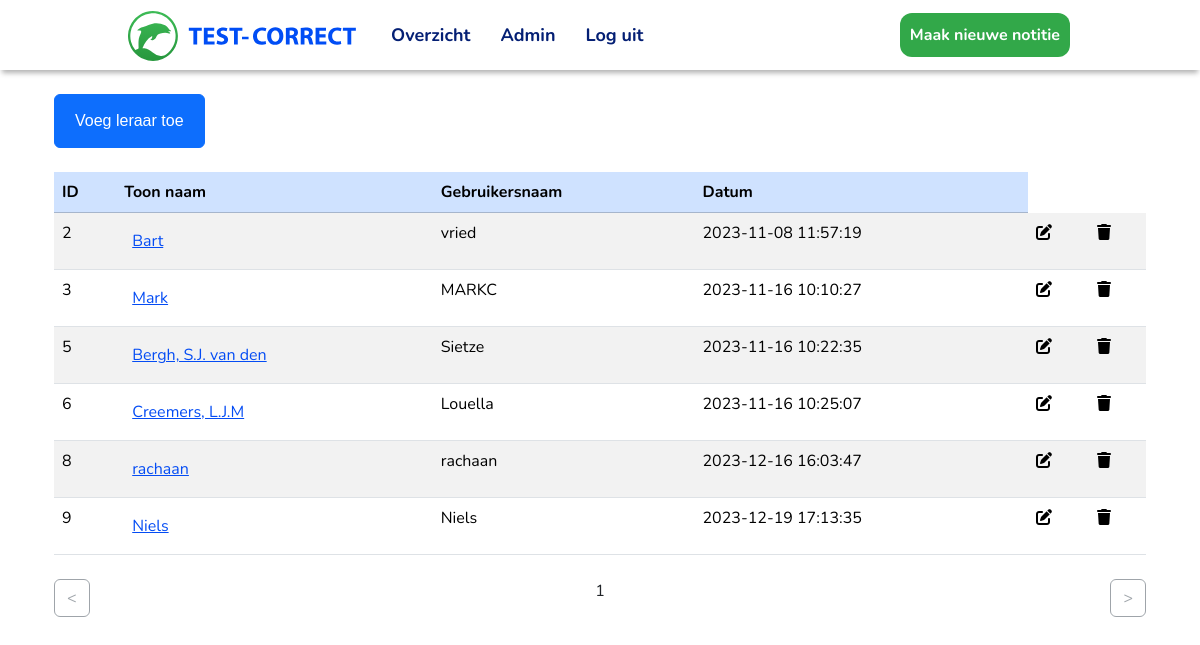
The app's page /adminpanel (signed in) with its own data.
### tables this page shows
CREATE TABLE teachers (
            teacher_id INTEGER PRIMARY KEY AUTOINCREMENT,
            display_name TEXT NOT NULL,
            username TEXT NOT NULL,
            teacher_password TEXT NOT NULL,
            date_created DATETIME DEFAULT CURRENT_TIMESTAMP,
            is_admin INTEGER NOT NULL DEFAULT 0);

### app.py (the view, shortened to what this page needs)
@application.route("/adminpanel", methods=["GET", "POST"])
@login_required
@admin_required
def admin_panel():
    page_length = 20
    data_teachers = []
    data_teachers_per_page = []
    non_user_notes = MODEL.get_teacher_data(g.user["teacher_id"])
    for row in non_user_notes:
        data_teachers.append(row)
    total_teachers = len(data_teachers)
    if (total_teachers % page_length) == 0:
        total_pages = total_teachers // page_length
    else:
        total_pages = (total_teachers // page_length) + (
            (total_teachers % page_length) > False
        )
    page = current_page(default_admin_page, total_pages)
    last_teacher_per_page = page_length * page["current_page"]
    first_teacher_per_page = last_teacher_per_page - page_length
    for row in range(first_teacher_per_page, last_teacher_per_page):
        try:
            data_teachers_per_page.append(data_teachers[row])
        except IndexError:
            break
    return render_template(
        "auth/adminoverview.html",
        data_notes=data_teachers_per_page,
        page=page["current_page"],
        total_pages=total_pages,
    )

### app.py (called while the page is built)
def login_required(view):
    @functools.wraps(view)
    def wrapped_view(**kwargs):
        if g.user is None:
            return redirect("/login")
        return view(**kwargs)
    return wrapped_view

def admin_required(view):
    @functools.wraps(view)
    def wrapped_view(**kwargs):
        if g.user["is_admin"] == 0:
            return redirect("/")
        return view(**kwargs)
    return wrapped_view

@application.before_request
def load_logged_in_user():
    user_id = session.get("user_id")
    if user_id is None:
        g.user = None
    else:
        g.user = MODEL.get_current_user_data(user_id)

def current_page(default_page, total_pages):
    if default_page["current_page"] < 1:
        default_page["current_page"] = 1
    if default_page["current_page"] > total_pages:
        default_page["current_page"] = total_pages
    return default_page

### lib/MVC.py (called while the page is built)
    def __get_connection(self):
        connection = sqlite3.connect(self.dbpath)
        return connection

    def __get_cursor(self):
        connection = self.__get_connection()
        cursor = connection.cursor()
        cursor.row_factory = sqlite3.Row
        return cursor

    def get_current_user_data(self, user_id):
        cursor = self.__get_cursor()
        cursor.execute("""SELECT
                        teachers.teacher_id,
                        teachers.display_name,
                        teachers.username,
                        teachers.is_admin
                       FROM teachers
                       WHERE teacher_id = ?""",
                       (user_id,))
        return cursor.fetchone()

    def get_teacher_data(self, user_id):
        cursor = self.__get_cursor()
        cursor.execute(
            """
            SELECT  teachers.teacher_id,
                    teachers.display_name,
                    teachers.username,
                    teachers.date_created
            FROM teachers
            WHERE teacher_id <> ?""",
            (user_id,),
        )
        return cursor.fetchall()

### templates/auth/adminoverview.html (shortened to what this page needs)
{% extends "base.html" %}
{% block head %}
  {{ super() }}
{% endblock %}
{% block content %}
<div class="container mt-4">
    <div class="container mt-4">
        <button class="btn btn-primary">
            <a class="link-btn-primary" href="/register">Voeg leraar toe</a>
        </button>
    </div>
    <div class="container mt-4">
        <table id="notesdisplay" class="table table-striped">
        <table id="notesdisplay" class="table table-striped table-hover">
            <thead>
            <tr>
                <td class="table-primary"><strong>ID</strong></td>
                <td class="table-primary"><strong>Toon naam</strong></td>
                <td class="table-primary"><strong>Gebruikersnaam</strong></td>
                <td class="table-primary"><strong>Datum</strong></td>
            </tr>
            </thead>
            {% for data_note in data_notes %}
            <tr id="tablerow">
                <td>{{ data_note.teacher_id }}</td>
                <td><a style="color: #044cf4; text-decoration: underline;" href="/viewteacher/{{ data_note.teacher_id }}">{{ data_note.display_name }}</a></td>
                <td>{{ data_note.username }}</td>
                <td>{{ data_note.date_created }}</td>
                <td>
                    <button onclick="location.href='/viewteacher/{{data_note.teacher_id}}'" type="Submit"><i class="fa-solid fa-pen-to-square"></i></button>
                </td>
                <td>
                    <form action="{{ url_for('deleteteacher', teacher_id=data_note.teacher_id) }}" method="POST" onsubmit="return confirmDelete();">
                        <button type="submit" value="Verwijder">
                            <i class="fa-solid fa-trash"></i>
                        </button>
                    </form>
                </td>
            </tr>
            {% else %}
                    <h3>Geen leraren gevonden</h3>
            {% endfor %}
        </table>
    </div>
    {% if total_pages != 0%}
    <div class="container mt-4 text-center">
        <form method="post" class="notes_page_nav">
            {% if (page == 1) and (total_pages <= 1) %}
            <div class="row">
                <div class="col-auto me-auto">
                    <button class="btn btn-outline-secondary" name="back" type="submit" value="-1" disabled> < </button>
                </div>
                <div class="col">
                    <p style="font-family: Nunito, sans-serif">{{ page }}</p>
                </div>
                <div class="col-auto">
                    <button class="btn btn-outline-secondary" name="forward" type="submit" value="+1" disabled> > </button>
                </div>
            </div>
            {% endif %}
        </form>
    </div>
    {% endif %}
</div>
{% endblock %}

### templates/base.html (shortened to what this page needs)
<!doctype html>
<html>
  <head>
    {% block head %}
    <link href="https://cdn.jsdelivr.net/npm/bootstrap@5.3.2/dist/css/bootstrap.min.css" rel="stylesheet">
    <link rel="stylesheet" type="text/css" href="{{ url_for('static',filename='styles/test.css') }}">
    <link rel="stylesheet" href="https://cdnjs.cloudflare.com/ajax/libs/font-awesome/4.7.0/css/font-awesome.min.css">
    {% endblock %}
  </head>
  <body>
    {% include 'menu.html' %}
    <div id="content">{% block content %}{% endblock %}</div>
  </body>
</html>

### templates/menu.html
<nav class="navbar navbar-expand-lg navbar-light bg-light" id="TopNavBar">
  <div class="container-fluid" style="padding-right: 10%; padding-left: 10%">
    <a class="navbar-brand" href="#">
      <img src="{{ url_for('static', filename='images/testcorrect-logo.svg') }}" alt="Logo" width="229" height="50" class="d-inline-block align-text-top">
    </a>
    <div class="collapse navbar-collapse" id="navbarNav">
      <ul class="navbar-nav">
        <li class="nav-item">
          <a id="menu_button" href="/">Overzicht</a>
        </li>
        {% if g.user['is_admin'] == 1 %}
        <li class="nav-item">
          <a id="menu_button" href="/adminpanel">Admin</a>
        </li>
        {% endif %}
        <li class="nav-item">
          <a id="menu_button" href="/logout">Log uit</a>
        </li>
      </ul>
      <ul class="navbar-nav ms-auto">
        <li class="nav-item">
          <a class="menu_button_green" href="/newnote">Maak nieuwe notitie</a>
        </li>
      </ul>
    </div>
  </div>
</nav>

### static/styles/test.css (style rules this page uses)
* { margin: 0; padding: 0; box-sizing: border-box; }
body { font-family: 'Nunito', sans-serif; }
li a { display: block; color: rgb(0, 0, 0); text-align: center; padding: 14px 16px; text-decoration: none; float: left; }
#notesdisplay { margin: 0 auto; width: 100%; padding: 10px; font-family: 'Nunito', sans-serif; }
td { padding: 5px; }
a { display: block; padding: 8px; font-family: 'Nunito', sans-serif; text-decoration: none; color: rgb(0, 0, 0); }
.link-btn-primary { display: block; padding: 8px; font-family: sans-serif; text-decoration: none; color: white; }
button { border-style: none; background-color: transparent; }
#menu_button { display: block; padding: 8px; text-decoration: none; color: #041F74; justify-content: space-around; border-radius: 12px; margin-right: 10px; font-size: 18px; padding: 10px; font-family: 'Nunito', sans-serif; font-weight: 700; }
.menu_button_green { display: block; padding: 8px; font-family: 'Nunito', sans-serif; font-weight: 700; text-decoration: none; color: rgb(255, 255, 255); background-color: #32a849; justify-content: space-around; border-radius: 12px; margin-right: 10px; padding: 10px; }
.container-fluid { box-shadow: 0px 5px 5px -2px rgba(0, 0, 0, 0.3); background-color: white; height: 70px; padding-top: 0px; }
#TopNavBar { padding: 0 !important; }

### records on screen
teachers: teacher_id "2", display_name "Bart", username "vried", date_created "2023-11-08 11:57:19"
teachers: teacher_id "3", display_name "Mark", username "MARKC", date_created "2023-11-16 10:10:27"
teachers: teacher_id "5", display_name "Bergh, S.J. van den", username "Sietze", date_created "2023-11-16 10:22:35"
teachers: teacher_id "6", display_name "Creemers, L.J.M", username "Louella", date_created "2023-11-16 10:25:07"
teachers: teacher_id "8", display_name "rachaan", username "rachaan", date_created "2023-12-16 16:03:47"
teachers: teacher_id "9", display_name "Niels", username "Niels", date_created "2023-12-19 17:13:35"

### other values on screen
{{ page }} "1"
